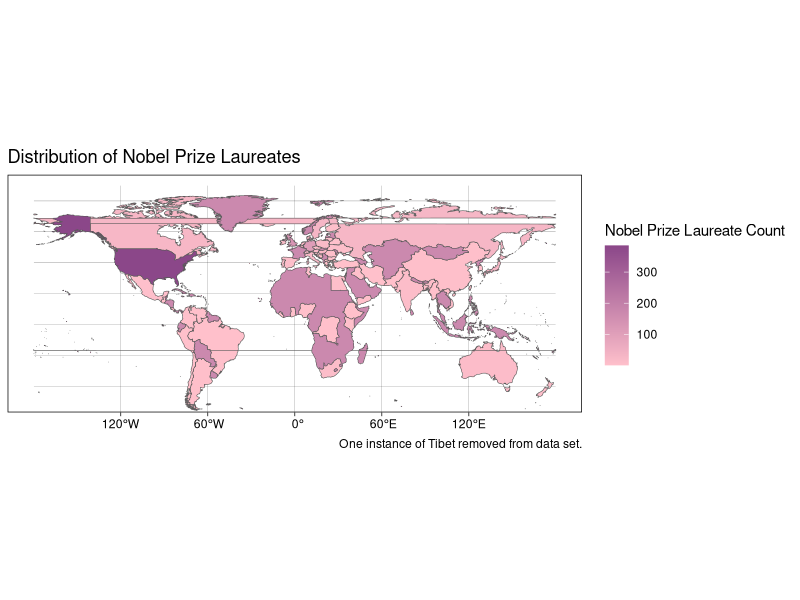
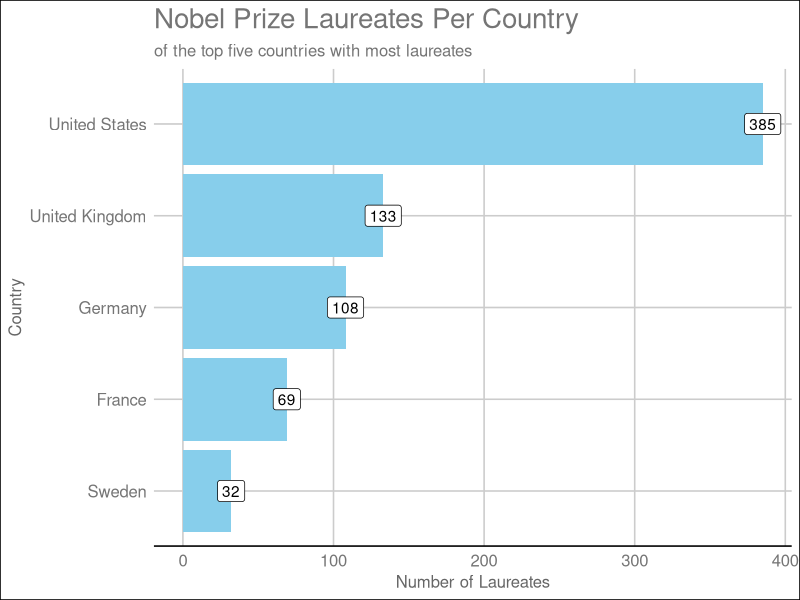
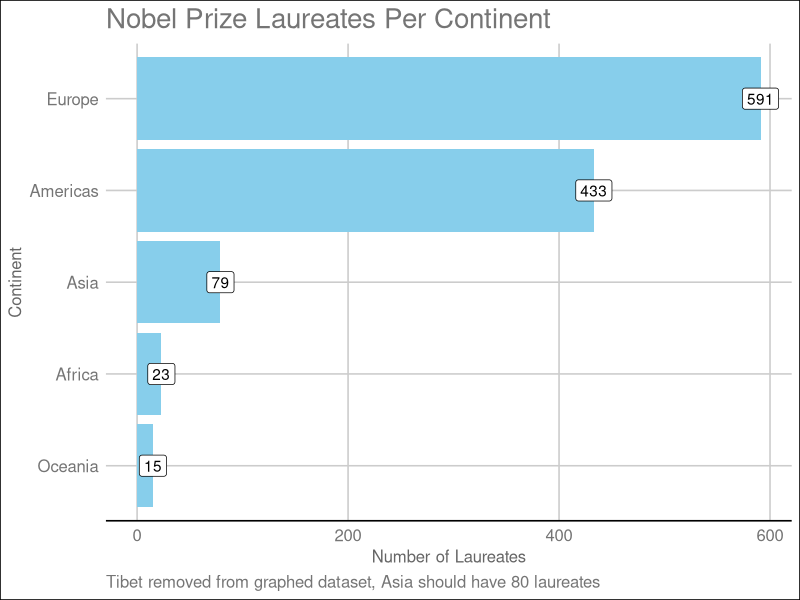
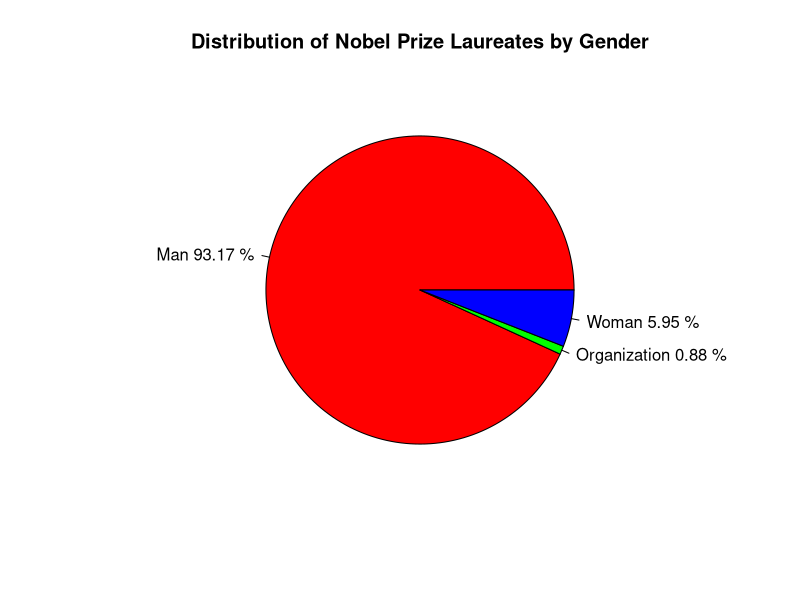
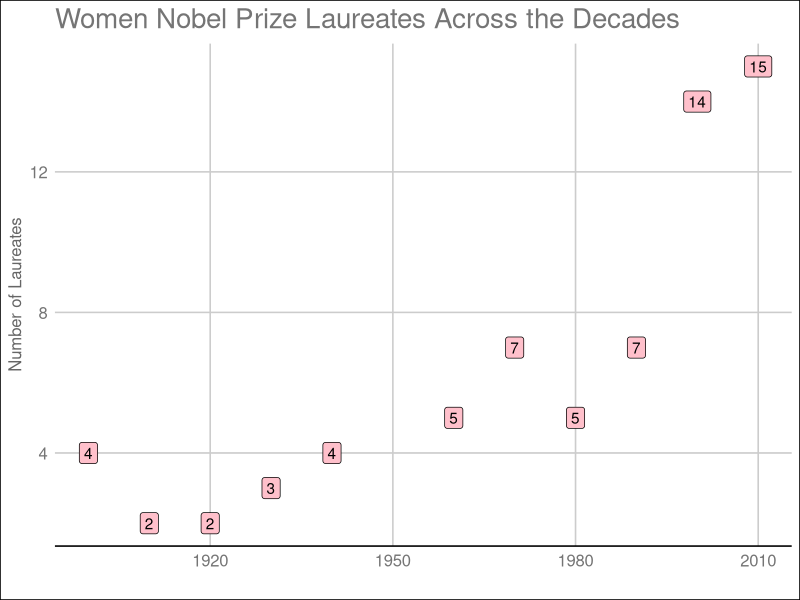
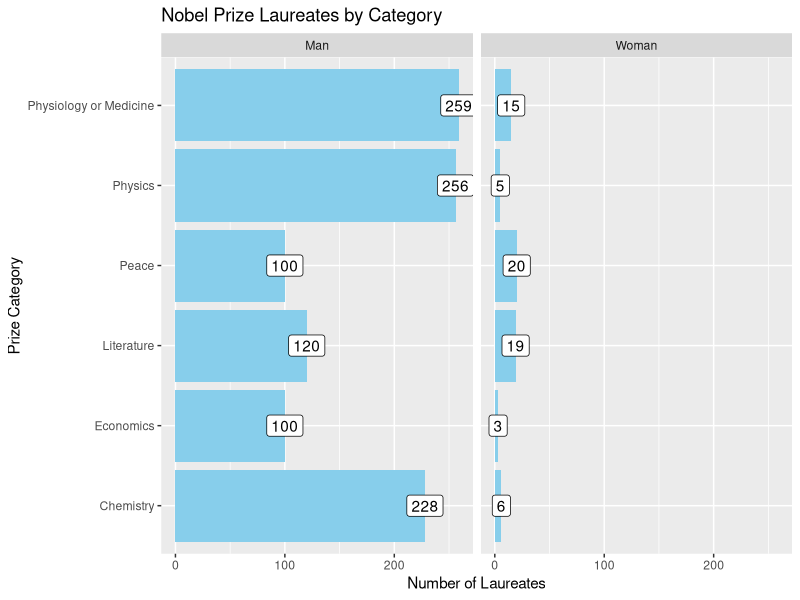

R code for these plots, in order:
## ---- chunk 1
library(ggthemes)
library(tidyverse)
#install.packages('rnaturalearth')
library(rnaturalearth)
#install.packages('sp')
library(sp)
library(knitr)
knitr::opts_chunk$set(echo = TRUE)
## ---- chunk 2
# read in data
nobelprize_clean = read_csv('nobelprizelaureates.csv')
# glimpse data
glimpse(nobelprize_clean)
## ---- chunk 3
# summary of data
summary(nobelprize_clean)
## ---- chunk 4
world = ne_countries(scale='medium', returnclass='sf')
nobelprize_world = world %>% 
  left_join(nobelprize_clean,
            by = c('iso_a3' = 'country_code')) %>% 
  mutate(country_code = iso_a3)
nobelprize_world %>% 
  count(country) %>% 
  ggplot(aes(fill=n)) +
  geom_sf() +
  theme_linedraw() +
  ggtitle('Distribution of Nobel Prize Laureates') +
  labs(caption='One instance of Tibet removed from data set.') +
  scale_fill_continuous(name='Nobel Prize Laureate Count',
                        low = "pink",
                        high = "orchid4") +
  coord_sf(ylim = c(-50, 90))
## ---- chunk 5
nobelprize_clean %>% 
  count(country) %>% 
  arrange(-n) %>% 
  head(5) %>% 
  kable(col.names = c('Country', 'Number of Laureates'))
## ---- chunk 6
nobelprize_clean %>% 
  filter(country %in% c('United States', 'United Kingdom', 'Germany', 'France', 'Sweden')) %>% 
  count(country) %>% 
  ggplot(aes(y = reorder(country, n),
             x = n,
             label = n,
             fill = 'skyblue')) +
  geom_col() +
  geom_label(fill = 'white') +
  scale_fill_manual(values = 'skyblue') +
  labs(x = 'Number of Laureates',
       y = 'Country',
       title = 'Nobel Prize Laureates Per Country',
       subtitle = 'of the top five countries with most laureates') +
  theme_gdocs() +
  theme(legend.position = 'none')
## ---- chunk 7
nobelprize_clean %>% 
  count(continent) %>% 
  arrange(-n) %>% 
  kable(col.names = c('Continent', 'Number of Laureates'))
## ---- chunk 8
nobelprize_clean %>% 
  count(continent, na.rm = TRUE) %>% 
  ggplot(aes(y = reorder(continent, n),
             x = n,
             label = n,
             fill = 'skyblue')) +
  geom_col() +
  geom_label(fill = 'white') +
  scale_fill_manual(values = 'skyblue') +
  labs(x = 'Number of Laureates',
       y = 'Continent',
       title = 'Nobel Prize Laureates Per Continent',
       caption='Tibet removed from graphed dataset, Asia should have 80 laureates') +
  theme_gdocs() +
  theme(legend.position = 'none')
## ---- chunk 9
gender = c('Man', 'Organization', 'Woman')
percentage = c(93.17, 0.88, 5.95)
nobel_gender = data.frame(gender, percentage)
nobel_gender
pie(nobel_gender$percentage,
    labels=paste(nobel_gender$gender, sep = ' ', nobel_gender$percentage, '%'),
    col =rainbow(length(nobel_gender$percentage)),
    main = 'Distribution of Nobel Prize Laureates by Gender')
## ---- chunk 10
nobelprize_clean %>% 
  filter(gender == 'Woman') %>%
  count(decade) %>%
  ggplot(aes(x=decade,
             y = n,
             label=n)) +
  theme_gdocs() +
  geom_label(fill = 'pink') +
  labs(y = 'Number of Laureates', 
       x = '',
       title = 'Women Nobel Prize Laureates Across the Decades',
       legend.position=none)
## ---- chunk 11
nobelprize_clean %>%
  filter(gender != 'Organization') %>% 
  group_by(category) %>% 
  count(gender) %>% 
  ggplot(aes(y = category,
             x = n,
             fill = gender,
             label = n)) +
  geom_col(fill='skyblue') +
  geom_label(fill = 'white') +
  labs(y = 'Prize Category',
       x = 'Number of Laureates',
       title = 'Nobel Prize Laureates by Category',
       fill = 'Gender') +
  facet_wrap(~gender)
